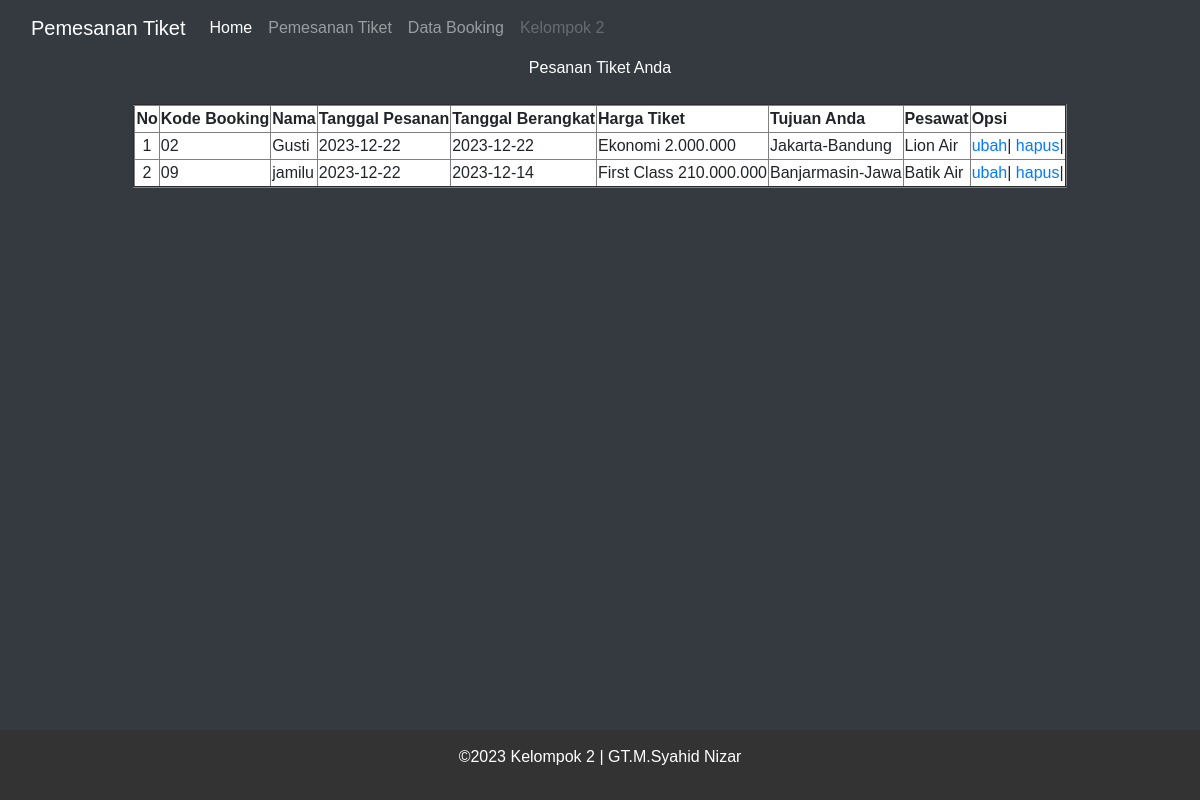
Screenshot of /booking.php with the database file from the repository.
### tables this page shows
CREATE TABLE `tb_pes` (
  `kode_booking` varchar(30) NOT NULL,
  `nama` varchar(30) NOT NULL,
  `tgl_p` date NOT NULL,
  `tgl_b` date NOT NULL,
  `kd_type` varchar(30) NOT NULL,
  `kd_tujuan` varchar(30) NOT NULL,
  `kd_pesawat` varchar(21) NOT NULL
);

CREATE TABLE `tb_type` (
  `kd_type` varchar(21) NOT NULL,
  `type` varchar(30) NOT NULL,
  `harga` varchar(30) NOT NULL
);

CREATE TABLE `tb_tujuan` (
  `kd_tujuan` varchar(30) NOT NULL,
  `tujuan` varchar(30) NOT NULL
);

CREATE TABLE `tb_pesawat` (
  `kd_pesawat` varchar(21) NOT NULL,
  `pesawat` varchar(30) NOT NULL
);

### booking.php (the view, shortened to what this page needs)
<!DOCTYPE html>
<html lang="en">
<head>
    <?php
    include 'templates/navbar.php';
    ?>
    <link rel="stylesheet" href="https://stackpath.bootstrapcdn.com/bootstrap/4.5.2/css/bootstrap.min.css">
</head>
<body class="bg-dark">
    <a class="text-white" >
        <center>Pesanan Tiket Anda</center>
    </a>
    <br>
    <table border="2" align="center">
        <tr>
            <th>No</th>
            <th>Kode Booking</th>
            <th>Nama</th>
            <th>Tanggal Pesanan</th>
            <th>Tanggal Berangkat</th>
            <th>Harga Tiket</th>
            <th>Tujuan Anda</th>
            <th>Pesawat</th>
            <th>Opsi</th>
        </tr>
        <?php
        include "koneksi.php";
        $pes = "SELECT *
        FROM tb_pes
        INNER JOIN tb_tujuan ON tb_pes.kd_tujuan = tb_tujuan.kd_tujuan
        INNER JOIN tb_type ON tb_pes.kd_type = tb_type.kd_type
        INNER JOIN tb_pesawat ON tb_pes.kd_pesawat = tb_pesawat.kd_pesawat;
        ";
        $query = mysqli_query($koneksi, $pes);
        $nomor = 1;
        while ($data = mysqli_fetch_array($query)) {
            ?>
            <tr>
                <td align="center">
                    <?php echo $nomor++; ?>
                </td>
                <td>
                    <?php echo $data['kode_booking']; ?>
                </td>
                <td>
                    <?php echo $data['nama']; ?>
                </td>
                <td>
                    <?php echo $data['tgl_p']; ?>
                </td>
                <td>
                    <?php echo $data['tgl_b']; ?>
                </td>
                <td>
                    <?php echo $data['type']; ?>
                    <?php echo $data['harga']; ?>
                </td>
                <td>
                    <?php echo $data['tujuan']; ?>
                </td>
                <td>
                    <?php echo $data['pesawat']; ?>
                </td>
                <td>
                    <a href="ubah.php?kode_booking=<?php echo $data['kode_booking']; ?>">
                        ubah</a>|
                    <a href="hapus.php?kode_booking=<?php echo $data['kode_booking']; ?>">
                        hapus</a>|
                </td>
            </tr>
            <?php
        }
        ?>
    </table>
</body>
<?php
include 'templates/footer.php'
    ?>
</html>

### templates/navbar.php (shortened to what this page needs)
<nav class="navbar navbar-expand-lg navbar-dark bg-dark">
  <div class="container-fluid">
    <a class="navbar-brand" href="#">Pemesanan Tiket</a>
    <div class="collapse navbar-collapse" id="navbarNavAltMarkup">
      <div class="navbar-nav">
        <a class="nav-link active" aria-current="page" href="index.php">Home</a>
        <a class="nav-link" href="awalan.php">Pemesanan Tiket</a>
        <a class="nav-link" href="booking.php">Data Booking</a>
        <a class="nav-link disabled" href="#" tabindex="-1" aria-disabled="true">Kelompok 2</a>
      </div>
    </div>
  </div>
</nav>

### templates/footer.php (shortened to what this page needs)
<!DOCTYPE html>
<html lang="en">
<head>
</head>
<body>
    <footer>
        <p>&copy;2023 Kelompok 2 | GT.M.Syahid Nizar</p>
    </footer>
</body>
</html>

### booking.php (style rules this page uses)
table { background-color: white; }

### templates/footer.php (style rules this page uses)
body { margin: 0; padding: 0; font-family: Arial, sans-serif; }
footer { background-color: #333; color: #fff; text-align: center; padding: 15px; position: fixed; bottom: 0; width: 100%; }

### rows the page displays
tb_pes: kode_booking "02", nama "Gusti", tgl_p "2023-12-22", tgl_b "2023-12-22", kd_type.type "Ekonomi", kd_type.harga "2.000.000", kd_tujuan.tujuan "Jakarta-Bandung", kd_pesawat.pesawat "Lion Air"
tb_pes: kode_booking "09", nama "jamilu", tgl_p "2023-12-22", tgl_b "2023-12-14", kd_type.type "First Class", kd_type.harga "210.000.000", kd_tujuan.tujuan "Banjarmasin-Jawa", kd_pesawat.pesawat "Batik Air"
